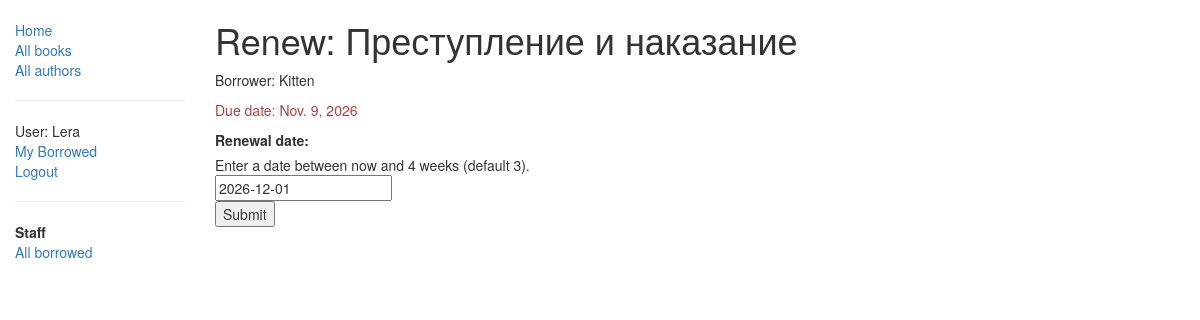
The page /catalog/book/1e87aa12-df54-47e0-a9ed-e8fa9e3850f8/renew/ (signed in) on the database its author committed.
### catalog/models.py (models this page shows, shortened)
class BookInstance(models.Model):
    id = models.UUIDField(primary_key=True, default=uuid.uuid4, help_text="Unique ID for this particular book across whole library")
    book = models.ForeignKey('Book', on_delete=models.SET_NULL, null=True)
    imprint = models.CharField(max_length=200)
    due_back = models.DateField(null=True, blank=True)
    borrower = models.ForeignKey(User, on_delete=models.SET_NULL, null=True, blank=True)
    LOAN_STATUS = (
        ('m', 'Maintenance'),
        ('o', 'On loan'),
        ('a', 'Available'),
        ('r', 'Reserved'),
    )
    status = models.CharField(max_length=1, choices=LOAN_STATUS, blank=True, default='m', help_text='Book availability')
    class Meta:
        ordering = ["due_back"]
        permissions = (("can_mark_returned", "Set book as returned"),)
    @property
    def is_overdue(self):
        if self.due_back and date.today() > self.due_back:
            return True
        return False

class Book(models.Model):
    title = models.CharField(max_length=200)
    author = models.ForeignKey('Author', on_delete=models.SET_NULL, null=True)
    summary = models.TextField(max_length=1000, help_text="Enter a brief description of the book")
    isbn = models.CharField('ISBN',max_length=13, help_text='13 Character <a href="https://www.isbn-international.org/content/what-isbn">ISBN number</a>')
    genre = models.ManyToManyField(Genre, help_text="Select a genre for this book")
    def display_genre(self):
        """
        Creates a string for the Genre. This is required to display genre in Admin.
        """
        return ', '.join([ genre.name for genre in self.genre.all()[:3] ])
    display_genre.short_description = 'Genre'

### catalog/views.py (the view)
# urls.py: path('book/<uuid:pk>/renew/', views.renew_book_librarian, name='renew-book-librarian'),
@permission_required('catalog.can_mark_returned')
def renew_book_librarian(request, pk):
    book_inst = get_object_or_404(BookInstance, pk=pk)
    if request.method == 'POST':
        form = RenewBookForm(request.POST)
        if form.is_valid():
            book_inst.due_back = form.cleaned_data['renewal_date']
            book_inst.save()
            return HttpResponseRedirect(reverse('all-borrowed'))
    else:
        proposed_renewal_date = datetime.date.today() + datetime.timedelta(weeks=3)
        form = RenewBookForm(initial={'renewal_date': proposed_renewal_date})
    return render(request, 'catalog/book_renew_librarian.html', {'form': form, 'bookinst': book_inst})

### catalog/forms.py (shortened to what this page needs)
class RenewBookForm(forms.Form):
    renewal_date = forms.DateField(help_text="Enter a date between now and 4 weeks (default 3).")

### catalog/templates/catalog/book_renew_librarian.html (shortened to what this page needs)
{% extends "base_generic.html" %}
{% block content %}
    <h1>Renew: {{bookinst.book.title}}</h1>
    <p>Borrower: {{bookinst.borrower}}</p>
    <p{% if bookinst.is_overdue %} class="text-danger"{% endif %}>Due date: {{bookinst.due_back}}</p>
    <form action="" method="post">
        <table>
        {{ form }}
        </table>
        <input type="submit" value="Submit" />
    </form>
{% endblock %}

### catalog/templates/base_generic.html (shortened to what this page needs)
<!doctype html>
<html lang="en">
  <head>
    <link
      rel="stylesheet"
      href="https://maxcdn.bootstrapcdn.com/bootstrap/3.3.7/css/bootstrap.min.css" />
    {% load static %}
    <link rel="stylesheet" href="{% static 'css/styles.css' %}" />
  </head>
  <body>
    <div class="container-fluid">
      <div class="row">
        <div class="col-sm-2">
          {% block sidebar %}
            <ul class="sidebar-nav">
              <li><a href="{% url 'index' %}">Home</a></li>
              <li><a href="{% url 'books' %}">All books</a></li>
              <li><a href="{% url 'authors' %}">All authors</a></li>
              <hr />
              {% if user.is_authenticated %}
                <li>User: {{ user.get_username }}</li>
                <li><a href="{% url 'my-borrowed' %}">My Borrowed</a></li>
                <li>
                  <form method="post" action="{% url 'logout' %}">
                    <button type="submit" style="background:none; border:none; color:#337ab7; padding:0; cursor:pointer; text-decoration:none;" onmouseover="this.style.textDecoration='underline'; this.style.color='#23527c'" onmouseout="this.style.textDecoration='none'; this.style.color='#337ab7'">Logout</button>
                  </form>
                </li>
              {% else %}
                <li><a href="{% url 'login' %}?next={{ request.path }}">Login</a></li>
              {% endif %}
              {% if user.is_staff %}
                <hr />
                <li class="sidebar-title"><b>Staff</b></li>
                <li><a href="{% url 'all-borrowed' %}">All borrowed</a></li>
              {% endif %}
            </ul>
          {% endblock %}
        </div>
        <div class="col-sm-10 ">
          {% block content %}{% endblock %}
        </div>
      </div>
    </div>
  </body>
</html>

### catalog/static/css/styles.css (style rules this page uses)
.sidebar-nav { margin-top: 20px; padding: 0; list-style: none; }

### rows shown on the page
BookInstance: book "Преступление и наказание", borrower "Kitten", due_back "Nov. 9, 2026"

### other values the page prints
{{ user.get_username }} "Lera"
